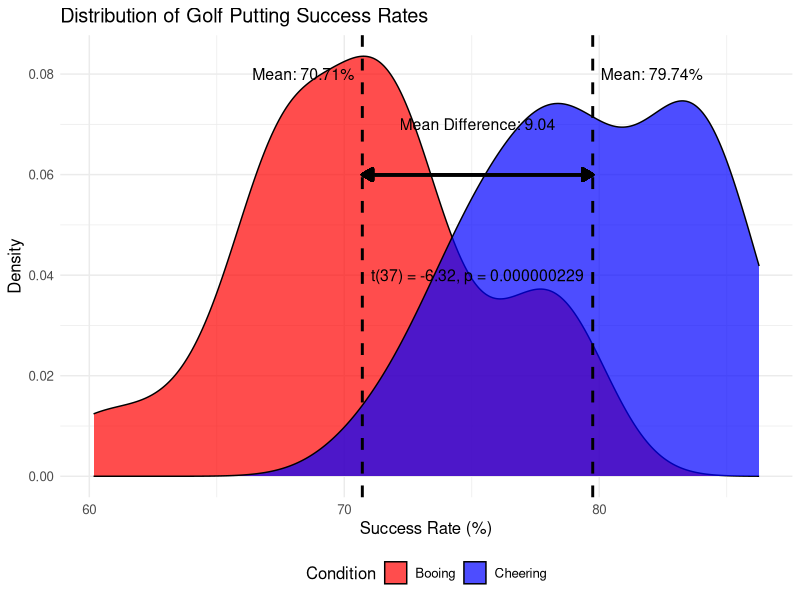
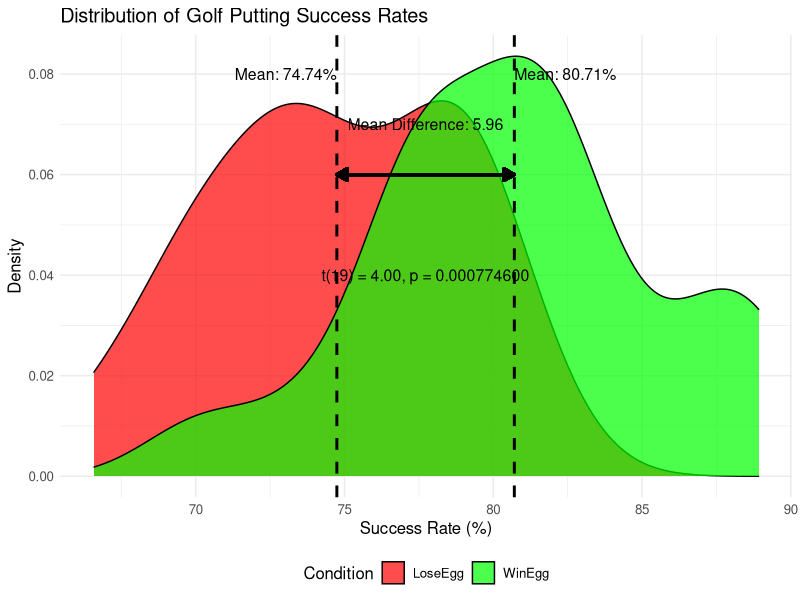
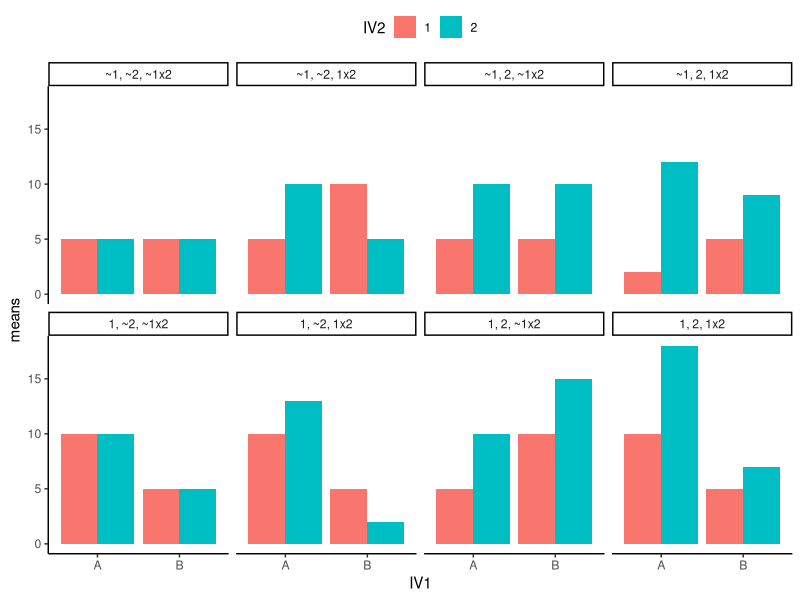
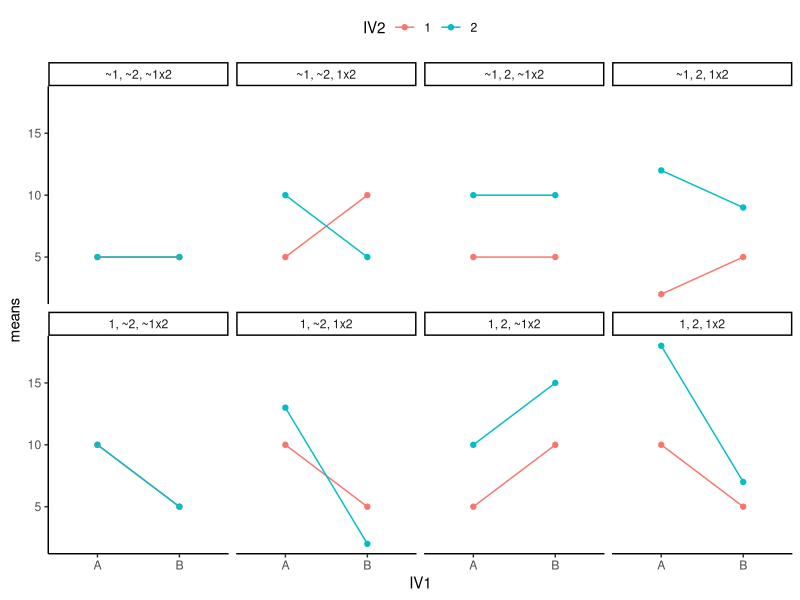
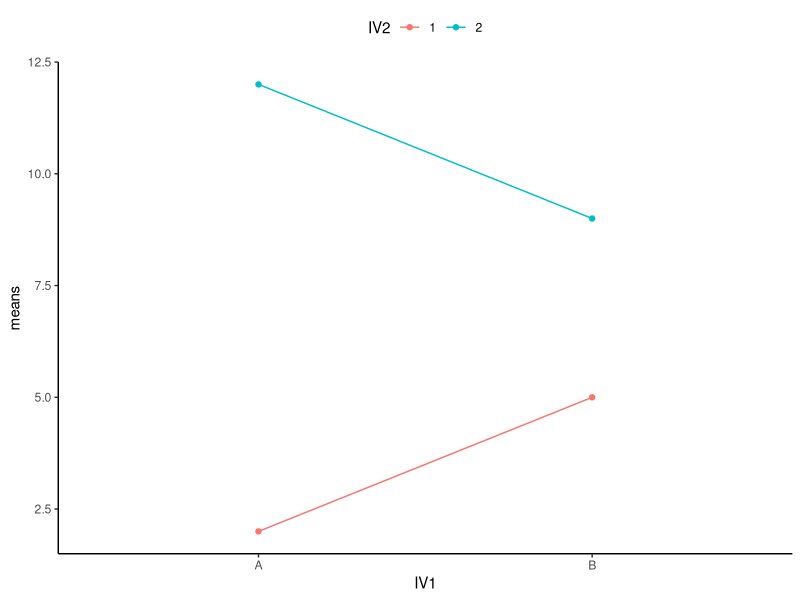
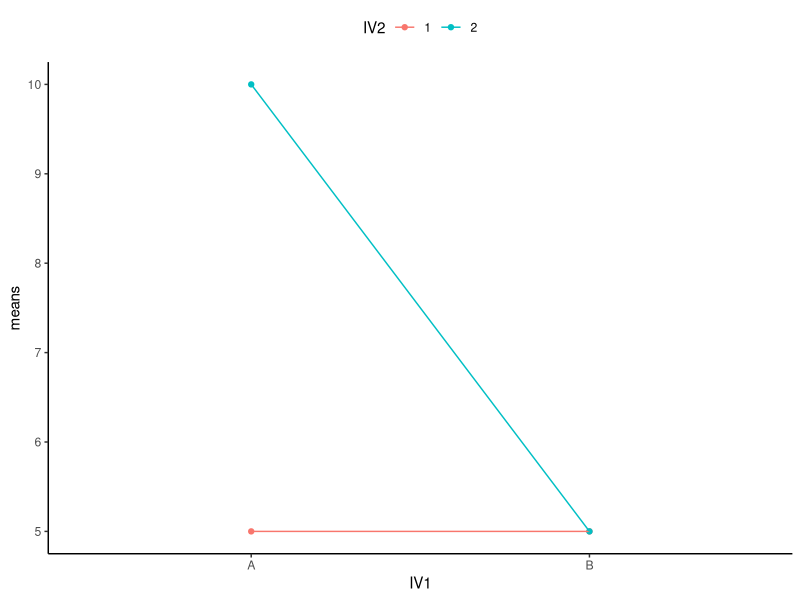

These charts were generated, in order, by the following R code:
## ---- chunk 1
#| echo: false
#| warning: false


# Load required libraries
library(ggplot2)
library(dplyr)
library(ggpubr)

# Set seed for reproducibility
set.seed(123)

# Generate sample data
booing_data <- data.frame(
  Condition = "Booing",
  SuccessRate = rnorm(20, mean = 70, sd = 5)
)

cheering_data <- data.frame(
  Condition = "Cheering",
  SuccessRate = rnorm(20, mean = 80, sd = 5)
)

# Combine the data
all_data <- rbind(booing_data, cheering_data)

# Perform t-test
t_test_result <- t.test(SuccessRate ~ Condition, data = all_data)

# Calculate means for arrow placement and vertical lines
booing_mean <- mean(booing_data$SuccessRate)
cheering_mean <- mean(cheering_data$SuccessRate)

# Create the plot
p <- ggplot(all_data, aes(x = SuccessRate, fill = Condition)) +
  geom_density(alpha = 0.7) +
  scale_fill_manual(values = c("Booing" = "red", "Cheering" = "blue")) +
  labs(title = "Distribution of Golf Putting Success Rates",
       x = "Success Rate (%)",
       y = "Density") +
  theme_minimal() +
  theme(legend.position = "bottom",
        text = element_text(size = 12))  # Increase base text size

# Add vertical lines for means
p <- p + geom_vline(xintercept = booing_mean, color = "black", linetype = "dashed", size = 1) +
         geom_vline(xintercept = cheering_mean, color = "black", linetype = "dashed", size = 1)

# Add mean labels with percentages
p <- p + annotate("text", x = booing_mean, y = 0.08, label = sprintf("Mean: %.2f%%  ", booing_mean), color = "black", hjust = 1, size = 4) +
         annotate("text", x = cheering_mean, y = 0.08, label = sprintf("  Mean: %.2f%%", cheering_mean), color = "black", hjust = 0, size = 4)


# Add double-ended mean difference arrow
p <- p + geom_segment(aes(x = booing_mean, xend = cheering_mean, y = 0.06, yend = 0.06),
                      arrow = arrow(length = unit(0.3, "cm"), ends = "both", type = "closed"), 
                      color = "black", size = 1)

# Add text annotations for mean difference, t-statistic and p-value
p <- p + annotate("text", x = mean(c(booing_mean, cheering_mean)), y = 0.07,
                  label = sprintf("Mean Difference: %.2f", cheering_mean - booing_mean),
                  color = "black", size = 4)
p <- p + annotate("text", x = mean(c(booing_mean, cheering_mean)), y = 0.04,
                  label = sprintf("t(%.0f) = %.2f, p = %.9f", 
                                  t_test_result$parameter, 
                                  t_test_result$statistic,
                                  t_test_result$p.value),
                  color = "black", size = 4)

# Print the plot
print(p)
## ---- chunk 2
#| echo: false
#| warning: false

# Load required libraries
library(ggplot2)
library(dplyr)
library(ggpubr)

# Set seed for reproducibility
set.seed(123)

# Generate sample data
n <- 20
win_egg_data <- rnorm(n, mean = 80, sd = 5)
lose_egg_data <- rnorm(n, mean = 75, sd = 5)

# Create data frame
all_data <- data.frame(
  Participant = 1:n,
  WinEgg = win_egg_data,
  LoseEgg = lose_egg_data
)

# Reshape data for ggplot
all_data_long <- tidyr::pivot_longer(all_data, cols = c(WinEgg, LoseEgg), names_to = "Condition", values_to = "SuccessRate")

# Perform paired t-test
t_test_result <- t.test(all_data$WinEgg, all_data$LoseEgg, paired = TRUE)

# Calculate means
win_egg_mean <- mean(all_data$WinEgg)
lose_egg_mean <- mean(all_data$LoseEgg)

# Create the plot
p <- ggplot(all_data_long, aes(x = SuccessRate, fill = Condition)) +
  geom_density(alpha = 0.7) +
  scale_fill_manual(values = c("WinEgg" = "green", "LoseEgg" = "red")) +
  labs(title = "Distribution of Golf Putting Success Rates",
       x = "Success Rate (%)",
       y = "Density") +
  theme_minimal() +
  theme(legend.position = "bottom",
        text = element_text(size = 12))  # Increase base text size

# Add vertical lines for means
p <- p + geom_vline(xintercept = win_egg_mean, color = "black", linetype = "dashed", size = 1) +
         geom_vline(xintercept = lose_egg_mean, color = "black", linetype = "dashed", size = 1)

# Add mean labels with percentages
p <- p + annotate("text", x = win_egg_mean, y = 0.08, label = sprintf("Mean: %.2f%%  ", win_egg_mean), color = "black", hjust = 0, size = 4) +
         annotate("text", x = lose_egg_mean, y = 0.08, label = sprintf("  Mean: %.2f%%", lose_egg_mean), color = "black", hjust = 1, size = 4)

# Add double-ended mean difference arrow
p <- p + geom_segment(aes(x = lose_egg_mean, xend = win_egg_mean, y = 0.06, yend = 0.06),
                      arrow = arrow(length = unit(0.3, "cm"), ends = "both", type = "closed"), 
                      color = "black", size = 1)

# Add text annotations for mean difference, t-statistic and p-value
p <- p + annotate("text", x = mean(c(lose_egg_mean, win_egg_mean)), y = 0.07,
                  label = sprintf("Mean Difference: %.2f", win_egg_mean - lose_egg_mean),
                  color = "black", size = 4)
p <- p + annotate("text", x = mean(c(lose_egg_mean, win_egg_mean)), y = 0.04,
                  label = sprintf("t(%.0f) = %.2f, p = %.9f", 
                                  t_test_result$parameter, 
                                  t_test_result$statistic,
                                  t_test_result$p.value),
                  color = "black", size = 4)

# Print the plot
print(p)
## ---- chunk 3
#| echo: false
#| label: fig-10bar22
#| fig-cap: "8 Example patterns for means for each of the possible kinds of general outcomes in a 2x2 design."
#| out-width: "100%"



p1 <- data.frame(
  IV1 = c("A", "A", "B", "B"),
  IV2 = c("1", "2", "1", "2"),
  means = c(5, 5, 5, 5)
)

p2 <- data.frame(
  IV1 = c("A", "A", "B", "B"),
  IV2 = c("1", "2", "1", "2"),
  means = c(10, 10, 5, 5)
)

p3 <- data.frame(
  IV1 = c("A", "A", "B", "B"),
  IV2 = c("1", "2", "1", "2"),
  means = c(10, 13, 5, 2)
)

p4 <- data.frame(
  IV1 = c("A", "A", "B", "B"),
  IV2 = c("1", "2", "1", "2"),
  means = c(5, 10, 10, 15)
)

p5 <- data.frame(
  IV1 = c("A", "A", "B", "B"),
  IV2 = c("1", "2", "1", "2"),
  means = c(10, 18, 5, 7)
)

p6 <- data.frame(
  IV1 = c("A", "A", "B", "B"),
  IV2 = c("1", "2", "1", "2"),
  means = c(5, 10, 5, 10)
)

p7 <- data.frame(
  IV1 = c("A", "A", "B", "B"),
  IV2 = c("1", "2", "1", "2"),
  means = c(2, 12, 5, 9)
)

p8 <- data.frame(
  IV1 = c("A", "A", "B", "B"),
  IV2 = c("1", "2", "1", "2"),
  means = c(5, 10, 10, 5)
)

all_22s <- rbind(p1, p2, p3, p4, p5, p6, p7, p8)

type <- c(
  rep("~1, ~2, ~1x2", 4),
  rep("1, ~2, ~1x2", 4),
  rep("1, ~2, 1x2", 4),
  rep("1, 2, ~1x2", 4),
  rep("1, 2, 1x2", 4),
  rep("~1, 2, ~1x2", 4),
  rep("~1, 2, 1x2", 4),
  rep("~1, ~2, 1x2", 4)
)

type <- as.factor(type)

all_22s <- cbind(all_22s, type)

ggplot(all_22s, aes(
  x = IV1,
  y = means,
  group = IV2,
  fill = IV2
)) +
  geom_bar(stat = "identity", position = "dodge") +
  theme_classic() +
  facet_wrap( ~ type, nrow = 2) +
  theme(legend.position = "top")
                             
## ---- chunk 4
#| echo: false
#| label: fig-10lines22
#| fig-cap: "Line graphs showing 8 possible general outcomes for a 2x2 design."
#| out-width: "100%"

ggplot(all_22s, aes(x=IV1, y=means, group=IV2, color=IV2))+
  geom_point()+
  geom_line()+
  theme_classic()+
  facet_wrap(~type, nrow=2)+
  theme(legend.position = "top")
                             
## ---- chunk 5
#| echo: false
#| label: fig-10mainint
#| fig-cap: "Example means showing a generally consistent main effect along with an interaction"
#| out-width: "100%"
#| fig-asp: 0.5


p7 <- data.frame(
  IV1 = c("A", "A", "B", "B"),
  IV2 = c("1", "2", "1", "2"),
  means = c(2, 12, 5, 9)
)

ggplot(p7, aes(
  x = IV1,
  y = means,
  group = IV2,
  color = IV2
)) +
  geom_point() +
  geom_line() +
  theme_classic() +
  theme(legend.position = "top")

## ---- chunk 6
#| echo: false
#| label: fig-10mainintInc
#| fig-cap: "Example data showing how an interaction exists, and a main effect does not, even though the means for the main effect may show a difference"
#| out-width: "100%"
#| fig-asp: 0.5

p7 <- data.frame(
  IV1 = c("A", "A", "B", "B"),
  IV2 = c("1", "2", "1", "2"),
  means = c(5, 10, 5, 5)
)

ggplot(p7, aes(
  x = IV1,
  y = means,
  group = IV2,
  color = IV2
)) +
  geom_point() +
  geom_line() +
  theme_classic() +
  theme(legend.position = "top")

